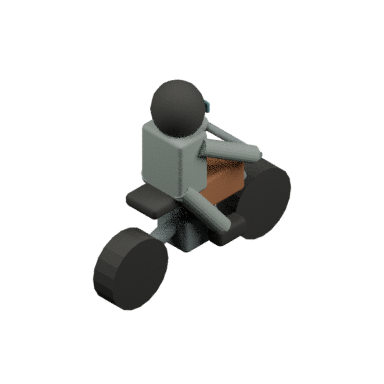
#> input picture Assets/Ash/Resources/Map/Bike0.png, 384 x 384 px, given in place of Food.png, which was not available
$ python build_isometric_atlas.py
#> lines starting #> are read from the running program, lines starting #| are printed output that depends on the picture
"""Combine original isometric landmarks and home icon, retaining a raw-pixel fallback."""
from pathlib import Path
from PIL import Image
root=Path(__file__).resolve().parents[2]/'Assets/Ash/Resources/Map'
atlas=Image.new('RGBA',(1152,768))
#> atlas: PIL image 1152x768 RGBA; every value is 0
for i,name in enumerate(('Food','Water','Scrap','Lumber','Camp','Settlement')):
 image=Image.open(root/(name+'.png')).convert('RGBA')
#> image is the input picture: PIL image 384x384 RGBA; mean R, G, B, A 11.1, 11.1, 10.3, 37.6
 assert image.size==(384,384)
 atlas.alpha_composite(image,((i%3)*384,(i//3)*384))
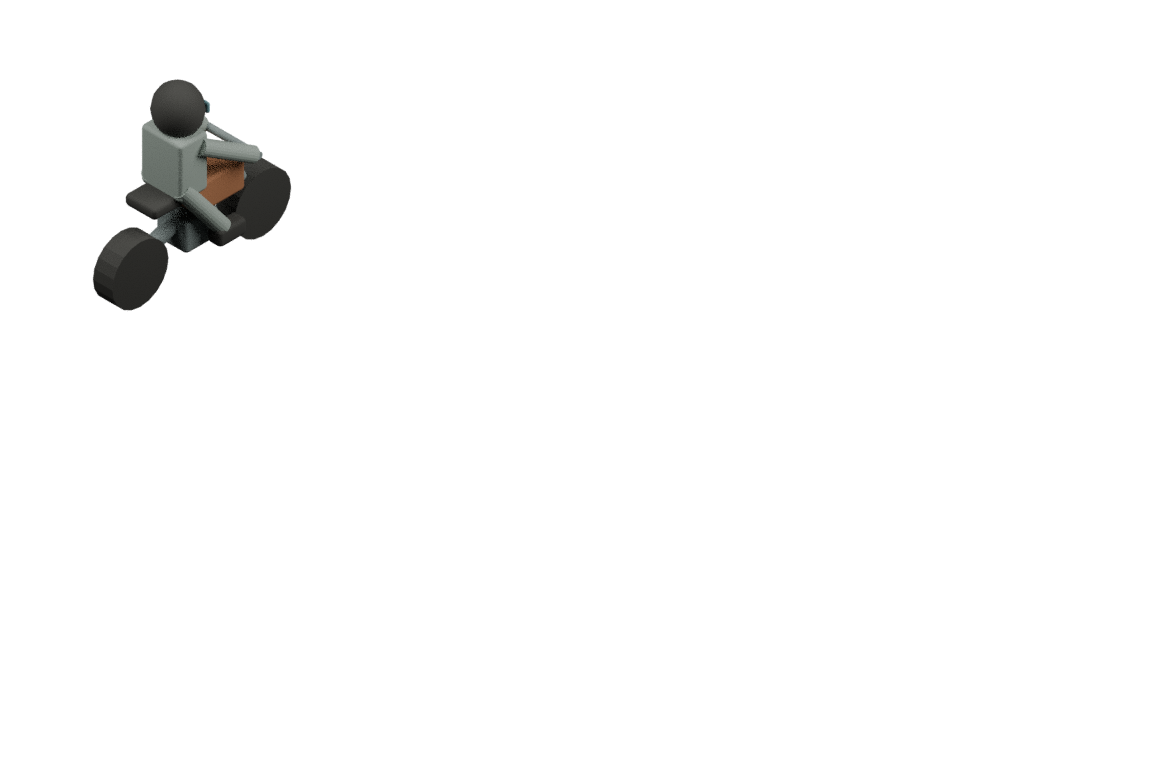
#> atlas: PIL image 1152x768 RGBA; mean R, G, B, A 1.8, 1.8, 1.7, 6.3; transparent parts drawn white
#> pass 2 of the loop `for i,name in enumerate(('Food','Water','Scrap','Lumber','Camp','Settl..`:
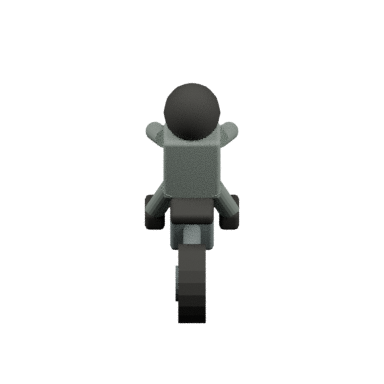
#> input picture Assets/Ash/Resources/Map/Bike1.png, 384 x 384 px, given in place of Water.png, which was not available
#> image is the input picture: PIL image 384x384 RGBA; mean R, G, B, A 6.9, 7.2, 6.9, 22
#> `atlas.alpha_composite(image,((i%3)*384,(i//3)*384))`:
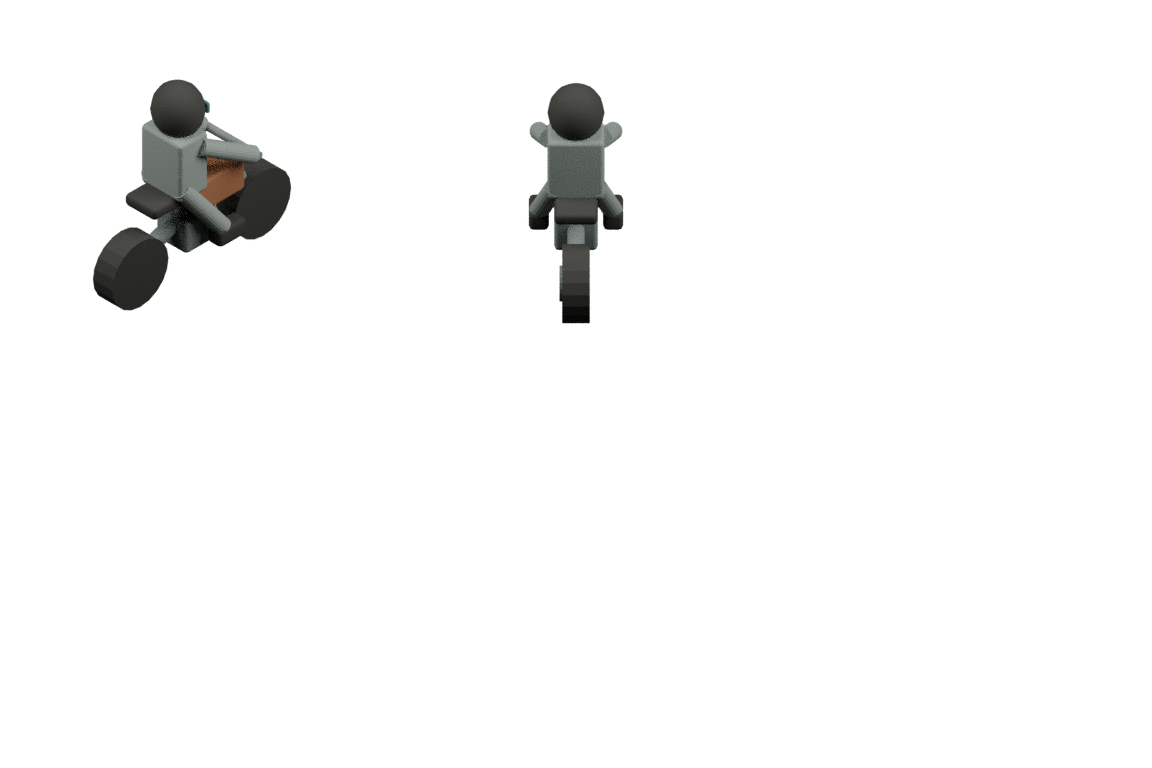
#> atlas: PIL image 1152x768 RGBA; mean R, G, B, A 2.9, 2.9, 2.7, 9.9; transparent parts drawn white
#> (the run stopped early here; a loop or call above may not have finished)
